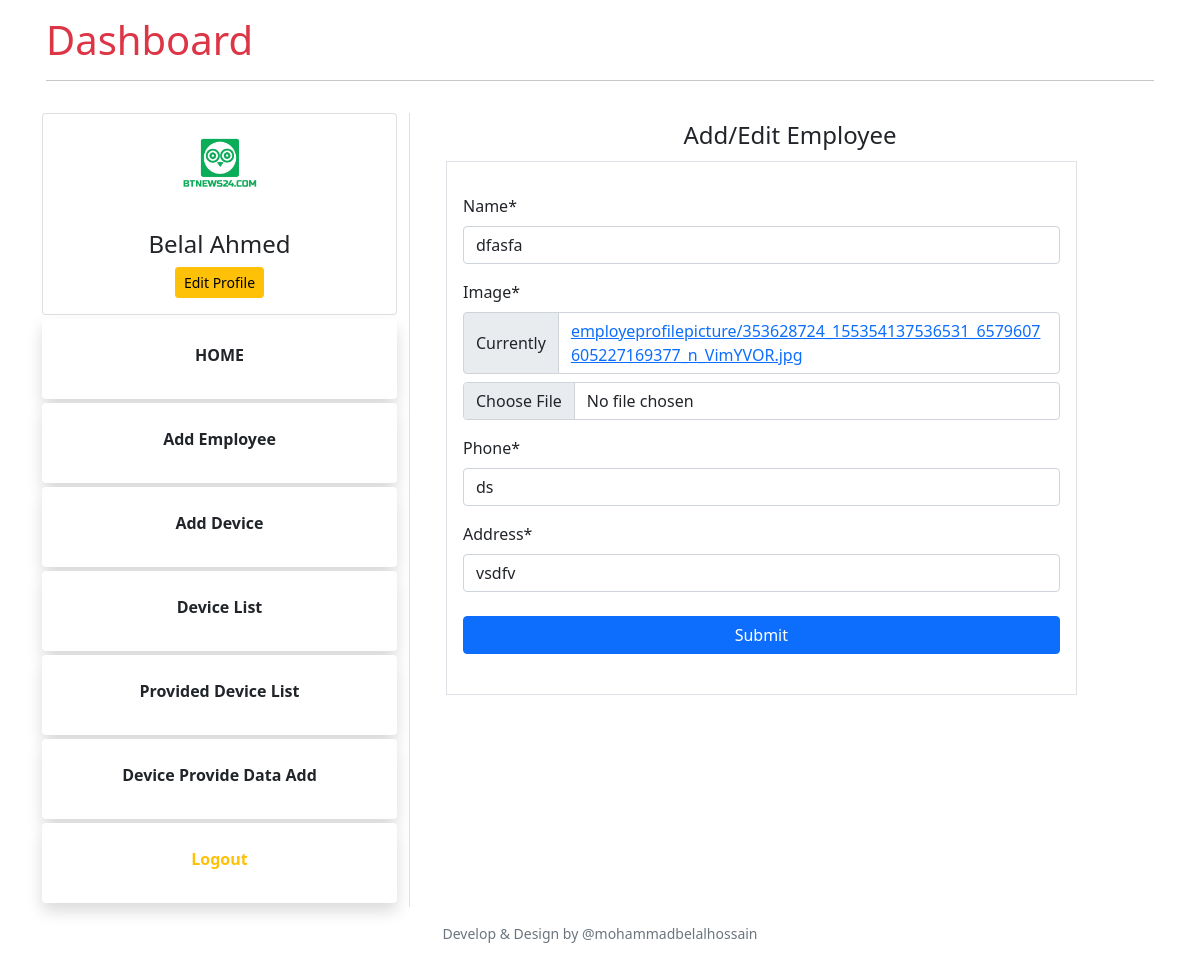
The page /employee-info-update/6 (signed in) on the database its author committed.
### companies_app/models.py (models this page shows, shortened)
class User(AbstractUser):
    is_company = models.BooleanField('is_company', default=True)

class CompaniesProfile(models.Model):
    company  = models.OneToOneField(User, on_delete=models.CASCADE, max_length=1)
    image    = models.ImageField(upload_to="profilepicture", default='no_profile.png')
    phone    = models.CharField(max_length=15,unique=True,blank=True,null=True)
    address  = models.CharField(max_length=100,blank=True,null=True)

class Employee(models.Model):
    company   = models.ForeignKey(User,on_delete=models.CASCADE)
    name     = models.CharField(max_length = 150)
    image    = models.ImageField(upload_to="employeprofilepicture", default='no_img.png')
    phone    = models.CharField(max_length=15,unique=True)
    address  = models.CharField(max_length=200)

### companies_app/views.py (the view)
# urls.py: path('employee-info-update/<pk>',employee_info_update,name='employee-info-update'),
@login_required
@company_required
def employee_info_update(request,pk):
    employee = Employee.objects.get(pk=pk)
    if request.method =='POST':
        form = EmployeeAddForm(request.POST,request.FILES,instance=employee)
        if form.is_valid():
            form.instance.company = request.user
            form.save()
            messages.success(request,f'Successfully Update')
            return redirect('/')
    else:
        form =EmployeeAddForm(instance=employee)
    return render(request, 'companies_app/add-employee.html',{'form':form})

### companies_app/forms.py
class EmployeeAddForm(forms.ModelForm):
    class Meta:
        model= Employee
        fields = '__all__'
        exclude = ('company',)

### companies_app/templates/companies_app/add-employee.html (shortened to what this page needs)
{% extends 'companies_app/base.html' %}
{% load crispy_forms_tags %}
{% block content %}
<div class="container">
    <h4 class="pt-2" style=" height: 40px; text-align: center;">Add/Edit Employee</h4>
    <div class="register_page col-11 border p-3">
        <form class="my-3"  method="POST" enctype="multipart/form-data">
            <div class="form-group">
                {{form|crispy}}
            </div>
            <button class="btn btn-primary my-2 col-12">Submit</button>
        </form>
    </div>
</div>
{% endblock content %}

### companies_app/templates/companies_app/base.html (shortened to what this page needs)
<!DOCTYPE html>
<html lang="en">
<head>
    <link href="https://cdn.jsdelivr.net/npm/bootstrap@5.0.2/dist/css/bootstrap.min.css" rel="stylesheet">
</head>
<body>
    <div class="container pb-2">
        <div class="row">
          <div class="col-lg-12 p-3">
            <h1> <a class="text-decoration-none text-danger" href="{% url 'home' %}">Dashboard</a></h1>
            <hr />
          </div>
        </div>
        <div class="row">
            <div class="col-md-4 border-end">
                {% if user.is_authenticated %}
                <div class="card">
                    <img class="mx-auto" src="{{ user.companiesprofile.image.url }}" style="height:100px; width: 100px; border-radius: 50%;" alt="">
                    <div class="card-body text-center">
                        <h4 class="text-center">{{ user.first_name }}</h4>
                        <a class="btn btn-warning btn-sm" href="{% url 'update-company-profile' %}">Edit Profile</a>
                    </div>
                </div>
                <a class="text-decoration-none " href="{% url 'home' %}">
                  <div class="card p-2 my-1 shadow bg-purple text-center border-0">
                    <div class="card-body">
                      <p class="card-title fw-bold text-dark">HOME</p>
                    </div>
                  </div>
                </a>
              {% if user.is_company %}
                <a class="text-decoration-none" href="{% url 'employee-add' %}">
                  <div class="card p-2 my-1 shadow bg-purple text-center border-0">
                    <div class="card-body">
                      <p class="card-title fw-bold text-dark">Add Employee</p>
                    </div>
                  </div>
                </a>
                <a class="text-decoration-none" href="{% url 'device-add' %}">
                    <div class="card p-2 my-1 shadow bg-purple text-center border-0">
                      <div class="card-body">
                        <p class="card-title fw-bold text-dark">Add Device</p>
                      </div>
                    </div>
                  </a>
                  <a class="text-decoration-none" href="{% url 'device-list' %}">
                    <div class="card p-2 my-1 shadow bg-purple text-center border-0">
                      <div class="card-body">
                        <p class="card-title fw-bold text-dark">Device List</p>
                      </div>
                    </div>
                  </a>
                  <a class="text-decoration-none" href="{% url 'provided-device-list' %}">
                    <div class="card p-2 my-1 shadow bg-purple text-center border-0">
                      <div class="card-body">
                        <p class="card-title fw-bold text-dark">Provided Device List</p>
                      </div>
                    </div>
                  </a>
                  <a class="text-decoration-none" href="{% url 'device-checkout' %}">
                    <div class="card p-2 my-1 shadow bg-purple text-center border-0">
                      <div class="card-body">
                        <p class="card-title fw-bold text-dark">Device Provide Data Add</p>
                      </div>
                    </div>
                  </a>
              {% endif %}
              <a class="text-decoration-none" href="{% url 'logout' %}">
                <div class="card p-2 my-1 shadow bg-purple text-center border-0">
                  <div class="card-body">
                    <p class="card-title fw-bold text-warning">Logout</p>
                  </div>
                </div>
              </a>
            {% endif %}
            </div>
        <div class="col-md-8">
            {% block content %}
            {% endblock content %}
        </div>
        </div>
      <footer class="footer">
        <div class="row text-center p-3">
          <p class="small text-muted">Develop & Design by @mohammadbelalhossain</p>
        </div>
      </footer>
</body>
</html>

### rows shown on the page
User: companiesprofile.image (picture), first_name "Belal Ahmed"
Employee: name "dfasfa", phone "ds", address "vsdfv"
